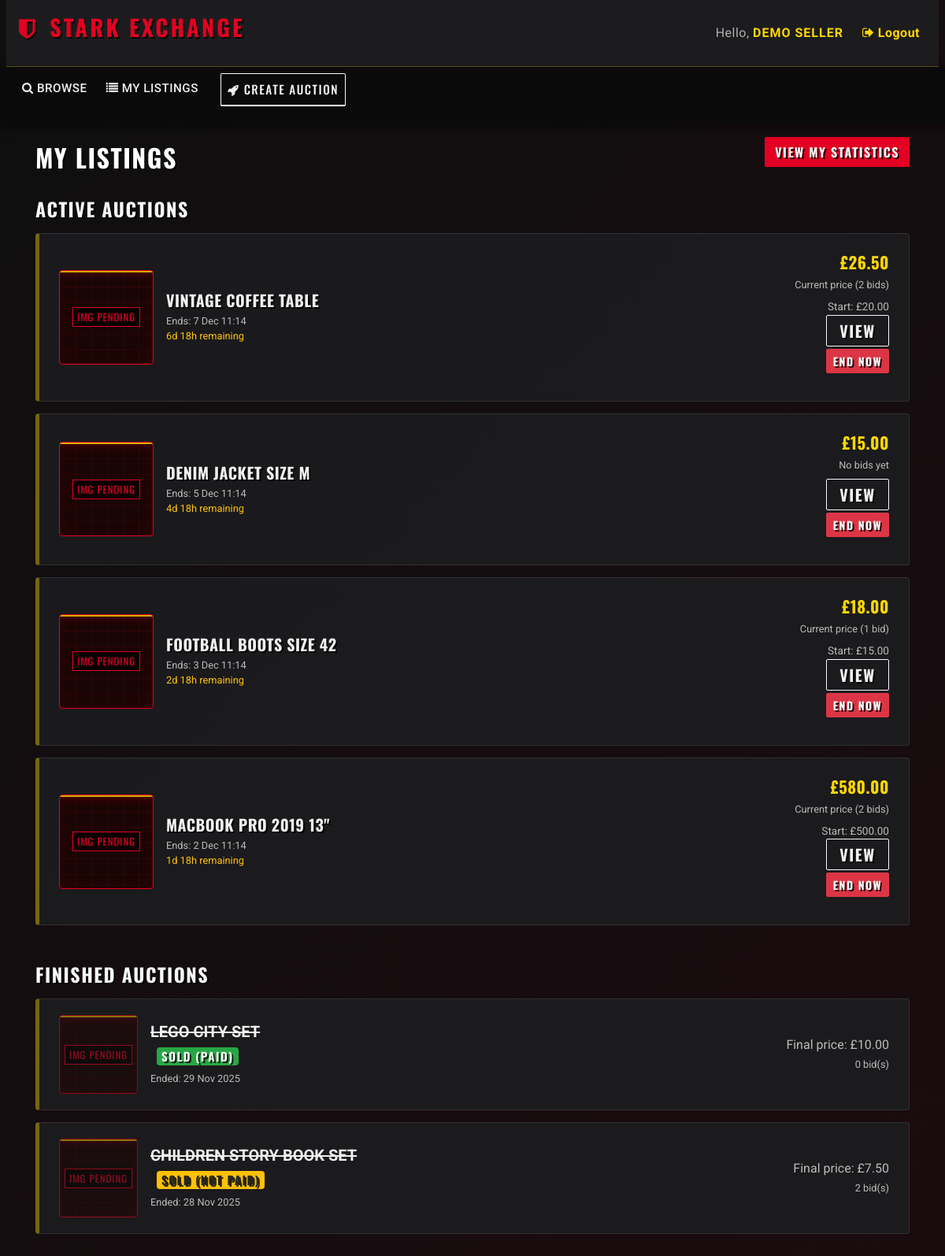
/mylistings.php (signed in), run on the app's committed database.
### tables this page shows
CREATE TABLE auctions (
    auction_id    INT AUTO_INCREMENT PRIMARY KEY,
    item_id       INT NOT NULL,
    seller_id     INT NOT NULL,
    start_price   DECIMAL(10,2) NOT NULL,
    reserve_price DECIMAL(10,2),
    start_date    DATETIME NOT NULL DEFAULT CURRENT_TIMESTAMP,
    end_date      DATETIME NOT NULL,
    winner_id     INT NULL,
     
     
     
    status        ENUM('pending','active','finished','cancelled','removed')
                  NOT NULL DEFAULT 'pending',

    CONSTRAINT fk_auctions_item
        FOREIGN KEY (item_id)
        REFERENCES items(item_id)
        ON DELETE CASCADE
        ON UPDATE CASCADE,

    CONSTRAINT fk_auctions_seller
        FOREIGN KEY (seller_id)
        REFERENCES users(user_id)
        ON DELETE CASCADE
        ON UPDATE CASCADE,

    CONSTRAINT fk_auctions_winner
        FOREIGN KEY (winner_id)
        REFERENCES users(user_id)
        ON DELETE SET NULL
        ON UPDATE CASCADE
);

CREATE TABLE items (
    item_id      INT AUTO_INCREMENT PRIMARY KEY,
    title        VARCHAR(255) NOT NULL,
    description  TEXT,
    
     
    image_path   VARCHAR(255) DEFAULT NULL, 
     

    category_id  INT NOT NULL,
    seller_id    INT NOT NULL,
    created_at   DATETIME NOT NULL DEFAULT CURRENT_TIMESTAMP,

    CONSTRAINT fk_items_category
        FOREIGN KEY (category_id)
        REFERENCES categories(category_id)
        ON DELETE RESTRICT
        ON UPDATE CASCADE,

    CONSTRAINT fk_items_seller
        FOREIGN KEY (seller_id)
        REFERENCES users(user_id)
        ON DELETE CASCADE
        ON UPDATE CASCADE
);

### utilities.php (called while the page is built, shortened)
<?php
function get_db() {
    static $conn = null;
    if ($conn === null) {
        $conn = new mysqli(DB_HOST, DB_USER, DB_PASS, DB_NAME);
        $conn->set_charset(DB_CHARSET);
    }
    return $conn;
}
function db_query($sql, $types = '', $params = []) {
    $conn = get_db();
    $stmt = $conn->prepare($sql);
    $stmt->bind_param($types, ...$params);
    if (!$stmt->execute()) {
        die('Execute failed: ' . $stmt->error);
    }
    return $stmt->get_result();
}
function display_time_remaining($interval) {
    if ($interval->days == 0 && $interval->h == 0) {
      $time_remaining = $interval->format('%im %Ss');
    }
    else if ($interval->days == 0) {
      $time_remaining = $interval->format('%hh %im');
    }
    else {
      $time_remaining = $interval->format('%ad %hh');
    }
  return $time_remaining;
}
?>

### mylistings.php (the view, shortened to what this page needs)
<?php
require_once 'utilities.php';
include_once 'header.php';
$seller_id = current_user_id();
$sql = "
    SELECT
        i.item_id,
        i.image_path,
        i.title,
        a.auction_id,
        a.start_price,
        a.start_date,
        a.end_date,
        a.status,
        a.winner_id,
        COUNT(b.bid_id) AS num_bids,
        MAX(b.bid_amount) AS max_bid,
        EXISTS(
            SELECT 1
            FROM payments p
            WHERE p.auction_id = a.auction_id
              AND p.status = 'completed'
        ) AS is_paid
    FROM items i
    JOIN auctions a ON i.item_id = a.item_id
    LEFT JOIN bids b ON a.auction_id = b.auction_id
    WHERE i.seller_id = ?
    GROUP BY
        i.item_id,
        i.image_path,
        i.title,
        a.auction_id,
        a.start_price,
        a.start_date,
        a.end_date,
        a.status,
        a.winner_id
    ORDER BY a.end_date DESC
";
$result = db_query($sql, "i", [$seller_id]);
$active = [];
$finished = [];
if ($result && $result->num_rows > 0) {
    while ($row = $result->fetch_assoc()) {
        if ($row['status'] === 'active' || $row['status'] === 'pending') {
            $active[] = $row;
        } else {
            $finished[] = $row;
        }
    }
}
?>
<div class="container">
<div class="d-flex justify-content-between align-items-center my-3">
  <h2 class="text-uppercase mb-0" style="font-family: 'Oswald', sans-serif; letter-spacing: 1px;">My listings</h2>
  <a href="seller_stats.php" class="btn btn-primary">
    <i class="fas fa-chart-bar"></i> View My Statistics
  </a>
</div>
<?php if (empty($active) && empty($finished)): ?>
  <div class="text-center py-5">
      <p class="my-4 text-muted">You have not created any auctions yet.</p>
      <a href="create_auction.php" class="btn btn-primary btn-lg">+ Create your first auction</a>
  </div>
<?php else: ?>
  <?php if (!empty($active)): ?>
    <h4 class="mt-4 mb-3 text-light" style="font-family: 'Oswald', sans-serif;">ACTIVE AUCTIONS</h4>
    <ul class="list-group mb-5" style="border: none;">
      <?php foreach ($active as $row):
          $item_id     = (int)$row['item_id'];
          $title       = $row['title'];
          $start_price = (float)$row['start_price'];
          $num_bids    = (int)$row['num_bids'];
          $max_bid     = $row['max_bid'] !== null ? (float)$row['max_bid'] : null;
          $start_date  = new DateTime($row['start_date']);
          $end_date    = new DateTime($row['end_date']);
          $now         = new DateTime();
          $status      = $row['status'];
          $current_price = ($max_bid !== null) ? $max_bid : $start_price;
          $img_path = $row['image_path'] ?? null;
          $img_html = '';
          if (!empty($img_path) && file_exists($img_path)) {
              $img_html = '<img src="' . htmlspecialchars($img_path) . '" alt="Item" style="width: 120px; height: 120px; object-fit: cover; border-radius: 4px; border: 1px solid #333;">';
          } else {
              $img_html = '<div class="img-placeholder" style="width: 120px; height: 120px; margin: 0;"></div>';
          }
          if ($status === 'pending') {
              if ($now < $start_date) {
                  $interval = date_diff($now, $start_date);
                  $time_info = display_time_remaining($interval) . ' until start';
              } else {
                  $time_info = 'Starting soon';
              }
          } else {
              if ($now > $end_date) {
                  $time_info = 'Ending soon';
              } else {
                  $interval = date_diff($now, $end_date);
                  $time_info = display_time_remaining($interval) . ' remaining';
              }
          }
      ?>
        <li class="list-group-item d-flex align-items-center"
            style="background-color: rgba(28, 28, 30, 0.9); border: 1px solid rgba(255,255,255,0.1); margin-bottom: 10px; border-radius: 4px; border-left: 4px solid var(--color-primary);">
          <div class="mr-3">
              <?php echo $img_html; ?>
          </div>
          <div class="flex-grow-1">
              <h5 class="mb-1">
                <a href="listing.php?item_id=<?php echo $item_id; ?>" class="text-light" style="font-family: 'Oswald', sans-serif; letter-spacing: 0.5px;">
                  <?php echo htmlspecialchars($title); ?>
                </a>
              </h5>
              <div class="text-muted small">
                <?php if ($status === 'pending'): ?>
                  Starts: <?php echo $start_date->format('j M H:i'); ?> <br>
                  <span class="text-info"><?php echo $time_info; ?></span>
                <?php else: ?>
                  Ends: <?php echo $end_date->format('j M H:i'); ?> <br>
                  <span class="text-warning"><?php echo $time_info; ?></span>
                <?php endif; ?>
              </div>
          </div>
          <div class="text-right">
              <?php if ($status === 'pending'): ?>
                  <div class="mb-2" style="font-family: 'Oswald', sans-serif; font-size: 1.3rem; font-weight: 700; color: var(--color-accent); letter-spacing: 0.5px;">
                      £<?php echo number_format($start_price, 2); ?>
                  </div>
                  <div class="text-muted small mb-2">Starting price</div>
              <?php else: ?>
                  <div class="mb-1" style="font-family: 'Oswald', sans-serif; font-size: 1.3rem; font-weight: 700; color: var(--color-accent); letter-spacing: 0.5px;">
                      £<?php echo number_format($current_price, 2); ?>
                  </div>
                  <div class="text-muted small mb-2">
                      <?php if ($num_bids > 0): ?>
                          Current price (<?php echo $num_bids; ?> bid<?php echo $num_bids > 1 ? 's' : ''; ?>)
                      <?php else: ?>
                          No bids yet
                      <?php endif; ?>
                  </div>
                  <?php if ($num_bids > 0): ?>
                      <div class="text-muted small" style="font-size: 0.85rem;">
                          Start: £<?php echo number_format($start_price, 2); ?>
                      </div>
                  <?php endif; ?>
              <?php endif; ?>
              <div class="btn-group-vertical">
                <a href="listing.php?item_id=<?php echo $item_id; ?>" class="btn btn-sm btn-outline-light mb-1">View</a>
                <?php if ($status === 'pending'): ?>
                  <button class="btn btn-sm btn-warning" onclick="cancelAuction(<?php echo $item_id; ?>)">Cancel</button>
                <?php else: ?>
                  <button class="btn btn-sm btn-danger" onclick="endAuction(<?php echo $item_id; ?>)">End Now</button>
                <?php endif; ?>
              </div>
          </div>
        </li>
      <?php endforeach; ?>
    </ul>
  <?php endif; ?>
  <?php if (!empty($finished)): ?>
    <h4 class="mt-4 mb-3 text-light" style="font-family: 'Oswald', sans-serif;">FINISHED AUCTIONS</h4>
    <ul class="list-group mb-5" style="border: none;">
      <?php foreach ($finished as $row):
          $item_id     = (int)$row['item_id'];
          $title       = $row['title'];
          $start_price = (float)$row['start_price'];
          $num_bids    = (int)$row['num_bids'];
          $winner_id   = $row['winner_id'];
          $end_date    = new DateTime($row['end_date']);
          $max_bid     = $row['max_bid'] !== null ? (float)$row['max_bid'] : null;
          $final_price = $max_bid !== null ? $max_bid : $start_price;
          $is_paid     = (int)$row['is_paid'] === 1;
          $img_path = $row['image_path'] ?? null;
          $img_html = '';
          if (!empty($img_path) && file_exists($img_path)) {
              $img_html = '<img src="' . htmlspecialchars($img_path) . '" alt="Item" style="width: 100px; height: 100px; object-fit: cover; opacity: 0.6;">';
          } else {
              $img_html = '<div class="img-placeholder" style="width: 100px; height: 100px; margin: 0; opacity: 0.6;"></div>';
          }
          $status_badge = '';
          if ($winner_id) {
              if ($is_paid) {
                  $status_badge = '<span class="badge badge-success ml-2">SOLD (paid)</span>';
              } else {
                  $status_badge = '<span class="badge badge-warning ml-2">SOLD (not paid)</span>';
              }
          } else {
              $status_badge = '<span class="badge badge-secondary ml-2">UNSOLD</span>';
          }
      ?>
        <li class="list-group-item d-flex align-items-center"
            style="background-color: #1a1a1a; border: 1px solid #333; margin-bottom: 10px; border-radius: 4px; border-left: 4px solid #555;">
          <div class="mr-3">
              <?php echo $img_html; ?>
          </div>
          <div class="flex-grow-1">
            <h5 class="mb-1">
              <a href="listing.php?item_id=<?php echo $item_id; ?>" class="text-muted" style="text-decoration: line-through;">
                <?php echo htmlspecialchars($title); ?>
              </a>
              <?php echo $status_badge; ?>
            </h5>
            <small class="text-muted">
              Ended: <?php echo $end_date->format('j M Y'); ?>
            </small>
          </div>
          <div class="text-right text-muted">
            <div>Final price: £<?php echo number_format($final_price, 2); ?></div>
            <small><?php echo $num_bids; ?> bid(s)</small>
          </div>
        </li>
      <?php endforeach; ?>
    </ul>
  <?php endif; ?>
<?php endif; ?>
</div>
<?php include_once 'footer.php'; ?>

### css/custom.css (style rules this page uses)
:root { --color-primary: #E30022; --color-accent: #FFD700; --color-bg-dark: #0A0A0A; --color-bg-secondary: #1C1C1E; --color-bg-input: #2D2D30; --color-text-light: #F0F0F0; --color-text-muted: #B0B0B0; }
body, html { background-color: var(--color-bg-dark) !important; background: linear-gradient(135deg, #0f0f10 0%, #1a0b0e 100%) !important; min-height: 100vh; color: var(--color-text-light) !important; font-family: 'Roboto', sans-serif !important; font-weight: 400; letter-spacing: 0.5px; }
h1, h2, h3, h4, h5, h6, .navbar-brand, .card-title, .container h2, .btn { font-family: 'Oswald', sans-serif !important; font-weight: 700; letter-spacing: 1.5px !important; text-transform: uppercase; color: white !important; text-shadow: 2px 2px 0px rgba(0,0,0,0.8) !important; margin-bottom: 15px; }
.container p.text-muted, .text-muted { font-family: 'Roboto', sans-serif !important; font-weight: 400; letter-spacing: normal; text-shadow: none !important; color: #bbb !important; }
.btn { border-radius: 2px !important; font-weight: bold; text-transform: uppercase; transition: all 0.3s ease; }
.btn-primary { background-color: var(--color-primary) !important; border: 1px solid var(--color-primary) !important; color: white !important; }
ul.list-group { border: none !important; gap: 15px; background-color: transparent !important; }
.list-group-item { background-color: rgba(28, 28, 30, 0.9) !important; border: 1px solid rgba(255, 255, 255, 0.1) !important; margin-bottom: 0 !important; border-radius: 4px; padding: 20px 25px; border-left: 5px solid rgba(255, 215, 0, 0.4) !important; position: relative; overflow: hidden; transition: all 0.3s cubic-bezier(0.25, 0.8, 0.25, 1); }
.list-group-item h5, .list-group-item a { color: var(--color-text-light) !important; font-weight: bold; text-decoration: none; font-size: 1.25rem; display: block; margin-bottom: 5px; }
.list-group-item::after { content: ""; position: absolute; top: 0; left: -100%; width: 50%; height: 100%; background: linear-gradient(to right, transparent, rgba(255, 255, 255, 0.1), transparent); transform: skewX(-25deg); transition: none; }
.img-placeholder { width: 150px; height: 150px; flex-shrink: 0; background-color: #1a0505; background-image: linear-gradient(rgba(227, 0, 34, 0.1) 1px, transparent 1px), linear-gradient(90deg, rgba(227, 0, 34, 0.1) 1px, transparent 1px); background-size: 20px 20px; border: 1px solid var(--color-primary); display: flex; align-items: center; justify-content: center; position: relative; overflow: hidden; margin-right: 20px; border-radius: 4px; box-shadow: inset 0 0 20px rgba(227, 0, 34, 0.1); }
.img-placeholder::before { content: ""; position: absolute; top: 0; left: 0; width: 100%; height: 2px; background: var(--color-accent); box-shadow: 0 0 10px var(--color-primary); animation: stark-scan 3s infinite ease-in-out; opacity: 0.8; }
.img-placeholder::after { content: "IMG PENDING"; color: var(--color-primary); font-family: 'Oswald', sans-serif; font-size: 0.8rem; letter-spacing: 1px; background: rgba(0,0,0,0.7); padding: 2px 5px; border: 1px solid var(--color-primary); }

### data on the page
auctions: item.title "VINTAGE COFFEE TABLE", end_date "7 Dec 11:14", end_date "6d 18h remaining", current_price "26.50", num_bids "2", start_price "20.00"
auctions: item.title "DENIM JACKET SIZE M", end_date "5 Dec 11:14", end_date "4d 18h remaining", start_price "15.00", shows "No bids yet"
auctions: item.title "FOOTBALL BOOTS SIZE 42", end_date "3 Dec 11:14", end_date "2d 18h remaining", current_price "18.00", num_bids "1", start_price "15.00"
auctions: item.title "MACBOOK PRO 2019 13\"", end_date "2 Dec 11:14", end_date "1d 18h remaining", current_price "580.00", num_bids "2", start_price "500.00"
auctions: item.title "LEGO CITY SET", shows "SOLD (PAID)", end_date "29 Nov 2025", start_price "10.00", num_bids "0"
auctions: item.title "CHILDREN STORY BOOK SET", shows "SOLD (NOT PAID)", end_date "28 Nov 2025", final_price "7.50", num_bids "2"

### other printed values
$display_name "DEMO SELLER"
